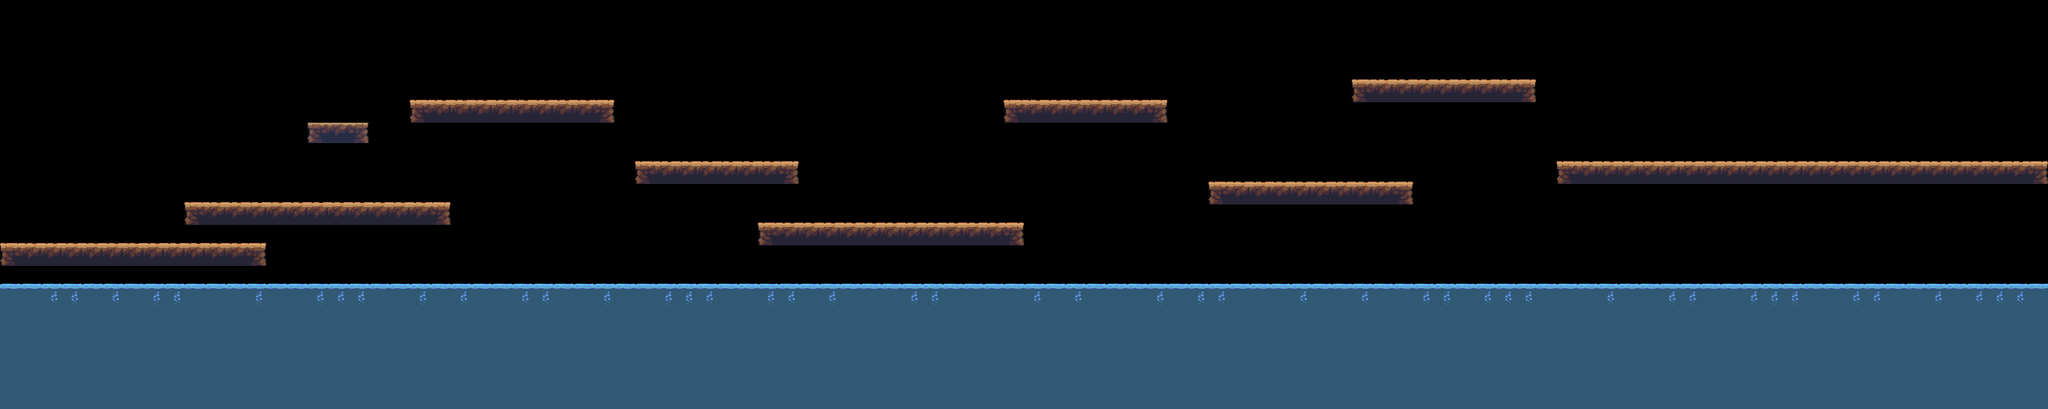

Rendered tile map (Tiled .tmx) drawn with the repository's tilesets; below, a short description and the map source with its tile grids summarised:
An orthogonal 100x20 tile map with 32x32 px tiles, 4 tile layers (background, collision, ladders, enemies).

<map version="1.0" orientation="orthogonal" renderorder="right-down" width="100" height="20" tilewidth="32" tileheight="32" nextobjectid="47">
 <tileset firstgid="1" name="Temp Tiles" tilewidth="32" tileheight="32">
  <image source="Jungle_terrain.png" width="896" height="480" />
 </tileset>
 <layer name="background" width="100" height="20">
  <data>[2000 cells, 935 non-empty, 22 distinct tile ids]</data>
 </layer>
 <layer name="collision" width="100" height="20" opacity="0.19">
  <data>[2000 cells, 711 non-empty, 2 distinct tile ids]</data>
 </layer>
 <layer name="ladders" width="100" height="20">
  <data>[2000 cells, 0 non-empty, 0 distinct tile ids]</data>
 </layer>
 <layer name="enemies" width="100" height="20">
  <data>[2000 cells, 15 non-empty, 5 distinct tile ids]</data>
 </layer>
</map>